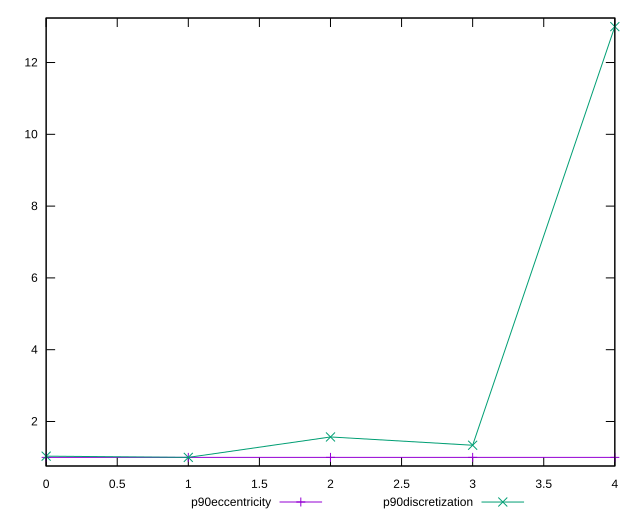

Here is the gnuplot script that generated this plot:
reset

$p90Eccentricity <<EOF
0 1.0000000000000002
1 1.0000000000000004
2 1.000000000000001
3 0.9999999999999996
4 1.0000000000000002
EOF

$p90Discretization <<EOF
0 1.0340909090909092
1 1
2 1.5689655172413792
3 1.338235294117647
4 13
EOF

set key outside below
set xrange [0:4]
set yrange [0.7599999999999996:13.24]
set trange [0.7599999999999996:13.24]
set terminal svg size 640, 520 enhanced background rgb 'white'
set output "report_00009_2021-02-08T22-37-41.559Z/total-blocking-time/progression/eccentricity.svg"

plot $p90Eccentricity title "p90eccentricity" with linespoints, \
     $p90Discretization title "p90discretization" with linespoints

reset
